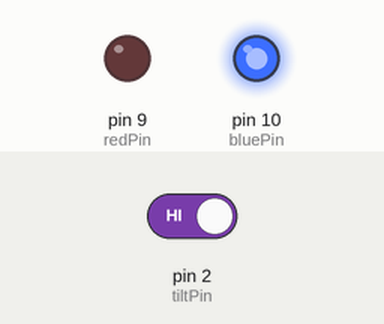
The sketch below on a simulated Arduino Uno, built with avr-gcc and run on an emulated ATmega328P. Shown: output pins drawn as LEDs (lit = HIGH). The test bench sets the inputs (shaded band); at power-on: pin 2 (tiltPin) HIGH. What the sketch prints to the serial monitor is not drawn.

Above: at 1.2 s.
1.3 s: pin 2 (tiltPin) driven LOW
At 1.8 s:
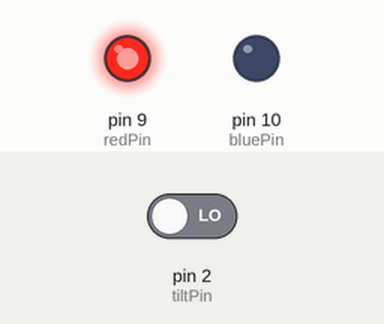
2.8 s: pin 2 (tiltPin) driven HIGH
At 4.2 s:
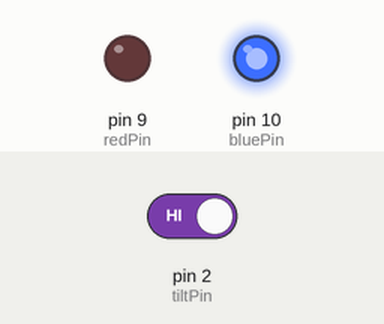
Timing chart, 0 to 5.8 s (numbered marks = the images above; inputs shaded):
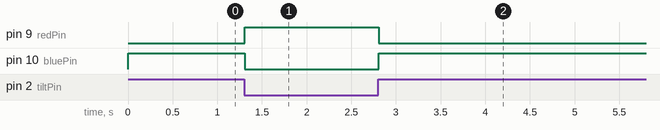

The sketch:

Lesson36.ino
```cpp
// Lesson 36: Tilt switches
int tiltPin = 2;
int tiltVal;
int redPin = 9;
int bluePin = 10;

void setup() {
  // put your setup code here, to run once:
  pinMode(tiltPin, INPUT);
  digitalWrite(tiltPin, HIGH);
  pinMode(redPin, OUTPUT);
  pinMode(bluePin, OUTPUT);
  Serial.begin(9600);
}

void loop() {
  // put your main code here, to run repeatedly:
  tiltVal = digitalRead(tiltPin);
  Serial.println(tiltVal);
  if(tiltVal == 0){
    digitalWrite(redPin, HIGH);
    digitalWrite(bluePin, LOW);
  }
  if(tiltVal == 1){
    digitalWrite(redPin, LOW);
    digitalWrite(bluePin, HIGH);
  }
}
```

Measured:
- after the input at 1.3 s, pin 9 (redPin): LOW → HIGH at once; pin 10 (bluePin): HIGH → LOW at once
- after the input at 2.8 s, pin 9 (redPin): HIGH → LOW at once; pin 10 (bluePin): LOW → HIGH at once
